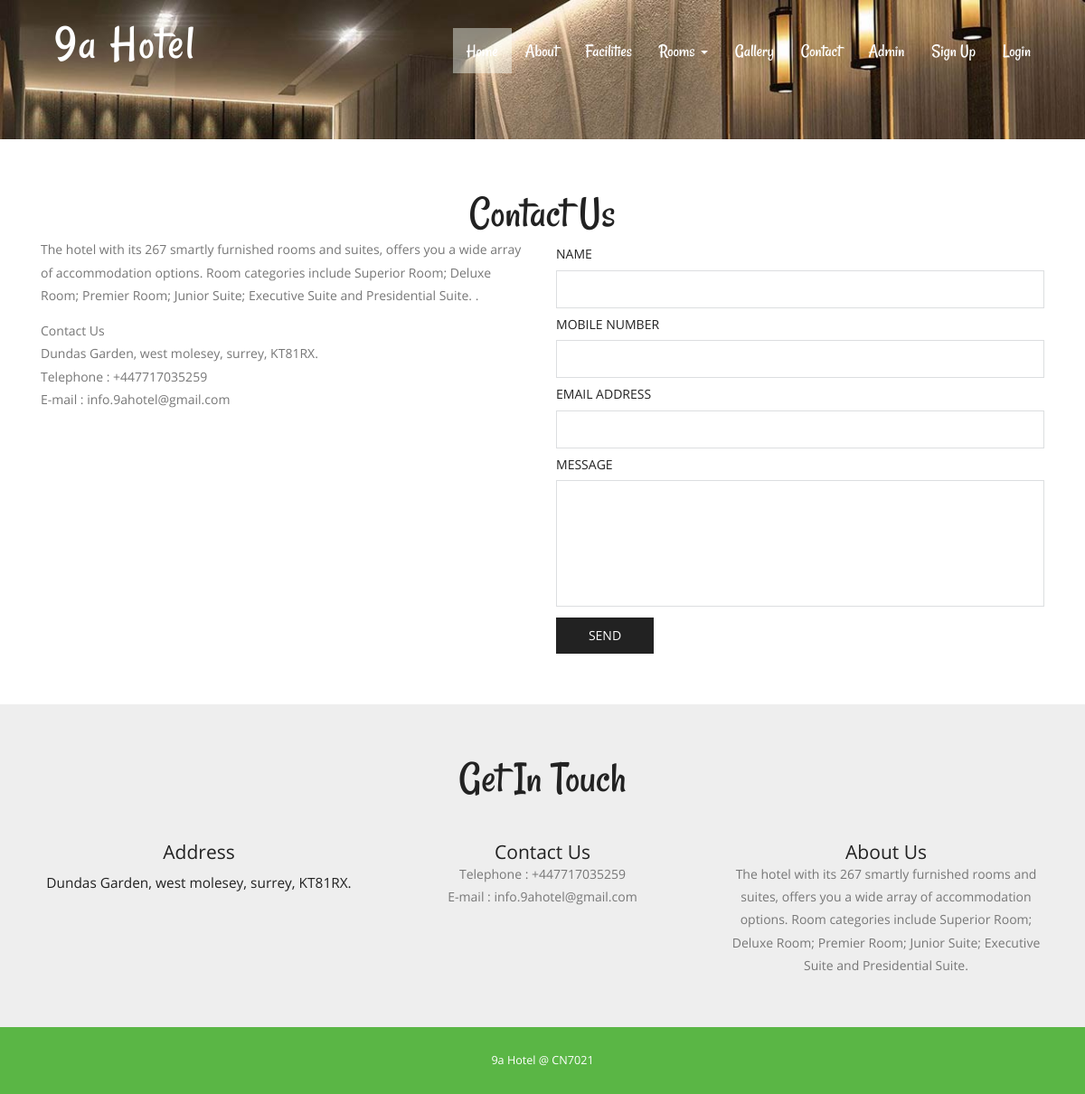
The page /contact.php on the database its author committed.
### tables this page shows
CREATE TABLE `tblpage` (
  `ID` int(10) NOT NULL,
  `PageType` varchar(120) DEFAULT NULL,
  `PageTitle` varchar(200) DEFAULT NULL,
  `PageDescription` mediumtext DEFAULT NULL,
  `Email` varchar(120) DEFAULT NULL,
  `MobileNumber` bigint(10) DEFAULT NULL,
  `UpdationDate` timestamp NULL DEFAULT NULL ON UPDATE current_timestamp()
);

### contact.php (the view, shortened to what this page needs)
<?php
include('includes/dbconnection.php');
?>
<!DOCTYPE HTML>
<html>
<head>
<link href="css/bootstrap.css" rel="stylesheet" type="text/css" media="all">
<link href="css/style.css" rel="stylesheet" type="text/css" media="all" />
</head>
<body>
			<div class="header head-top">
				<div class="container">
			<?php include_once('includes/header.php');?>
		</div>
</div>
			<div class="content">
				<div class="contact">
				<div class="container">
					<h2>contact us</h2>
				<div class="contact-grids">
					<div class="col-md-6 contact-left">
						<?php
$sql="SELECT * from tblpage where PageType='aboutus'";
$query = $dbh -> prepare($sql);
$query->execute();
$results=$query->fetchAll(PDO::FETCH_OBJ);
$cnt=1;
if($query->rowCount() > 0)
{
foreach($results as $row)
{               ?>
						<p><?php  echo htmlentities($row->PageDescription);?>.</p><?php $cnt=$cnt+1;}} ?>
						<?php
$sql="SELECT * from tblpage where PageType='contactus'";
$query = $dbh -> prepare($sql);
$query->execute();
$results=$query->fetchAll(PDO::FETCH_OBJ);
$cnt=1;
if($query->rowCount() > 0)
{
foreach($results as $row)
{               ?>
							<address>
								<p><?php  echo htmlentities($row->PageTitle);?></p>
								<p><?php  echo htmlentities($row->PageDescription);?></p>
								<p>Telephone : +<?php  echo htmlentities($row->MobileNumber);?></p>
								<p>E-mail : <?php  echo htmlentities($row->Email);?></p>
							</address><?php $cnt=$cnt+1;}} ?>
					</div>
						<div class="col-md-6 contact-right">
							<form method="post">
								<h5>Name</h5>
								<input type="text"  type="text" value="" name="name" required="true">
								<h5>Mobile Number</h5>
								<input type="text" name="phone" required="true" maxlength="10" pattern="[0-9]+">
								<h5>Email Address</h5>
								<input type="text" type="email" value="" name="email" required="true">
								<h5>Message</h5>
								 <textarea rows="10" name="message" required="true"></textarea>
								 <input type="submit" value="send" name="submit">
						 	 </form>
						</div>
						<div class="clearfix"></div>
					</div>
				</div>
			</div>
		<?php include_once('includes/getintouch.php');?>
			</div>
			<?php include_once('includes/footer.php');?>
</html>

### includes/getintouch.php
<div class="touch-section">
					<div class="container">
						<h3>get in touch</h3>
						<div class="touch-grids">
							<?php
$sql="SELECT * from tblpage where PageType='contactus'";
$query = $dbh -> prepare($sql);
$query->execute();
$results=$query->fetchAll(PDO::FETCH_OBJ);
$cnt=1;
if($query->rowCount() > 0)
{
foreach($results as $row)
{               ?>
							<div class="col-md-4 touch-grid">
								<h4>address</h4>
								<h5><?php  echo htmlentities($row->PageDescription);?></h5>
							</div>
							<div class="col-md-4 touch-grid">
								<h4>Contact Us</h4>
								<p>Telephone : +<?php  echo htmlentities($row->MobileNumber);?></p>
							<p>E-mail : <?php  echo htmlentities($row->Email);?></p>
							</div><?php $cnt=$cnt+1;}} ?>
							<div class="col-md-4 touch-grid">
								<?php
$sql="SELECT * from tblpage where PageType='aboutus'";
$query = $dbh -> prepare($sql);
$query->execute();
$results=$query->fetchAll(PDO::FETCH_OBJ);
$cnt=1;
if($query->rowCount() > 0)
{
foreach($results as $row)
{               ?>
							<h4><?php  echo htmlentities($row->PageTitle);?></h4>
								<p><?php  echo htmlentities($row->PageDescription);?></p>
							</div><?php $cnt=$cnt+1;}} ?>
							<div class="clearfix"></div>
						</div>
					</div>
					</div>

### css/style.css (style rules this page uses)
h1,h2,h3,h4,h5,h6 { padding:0 0; margin:0 0; }
p { padding:0 0; margin:0 0; }
body { padding:0 0; margin:0 0; font-family: 'OpenSans-Regular' }
.header { background:url(../images/banner1.jpg) no-repeat 0px 0px; background-size:cover; -webkit-background-size: cover; -moz-background-size: cover; -o-background-size: cover; -ms-background-size: cover; min-height:764px; padding-bottom: 4em; }
.touch-section { padding: 4em 0; text-align: center; background-color: #eee; }
.touch-grids { margin-top: 3em; }
.touch-grid h4 { font-size: 1.5em; color: #222; text-transform: capitalize; }
.touch-section h3 { font-size: 3.5em; text-transform: capitalize; font-family: 'Rancho-Regular'; color: #222; }
.touch-grid h5 { font-size: 1.1em; padding: 1em 0; color: #222; }
.touch-grid p { font-size: 1em; line-height: 1.8em; color: #777; }
.head-top { min-height: 115px !important; }
.contact { padding: 4em 0; }
.contact h2 { font-size: 3.5em; text-transform: capitalize; font-family: 'Rancho-Regular'; color: #222; text-align:center; }
.contact-left p { color: #777; font-size: 1em; line-height: 1.8em; }
address { margin: 1em 0 0; }
.contact-right h5 { font-size:1em; text-transform: uppercase; font-weight: 400; padding: 10px 0; color: #222; }
.contact-right input[type="text"] { width: 100%; padding: 10px 10px; font-size: 1em; outline: none; border: 1px solid #dcdee0; }
.contact-right textarea { width: 100%; padding: 10px 10px; font-size: 1em; height: 10em; resize: none; outline: none; border: 1px solid #dcdee0; }
.contact-right input[type="submit"] { width: 20%; font-size: 1em; text-transform: uppercase; background: #222; border: none; outline: none; margin-top: 0.5em; color: #fff; font-weight: 500; padding: 10px 0; }
@media (max-width:1440px) { .header { min-height: 679px; } }
@media (max-width:1366px) { .header { min-height: 652px; } }
@media (max-width:1280px) { .header { min-height: 602px; } }

### rows shown on the page
tblpage: PageDescription "The hotel with its 267 smartly furnished rooms and suites, offers you a wide array of accommodation options. Room categories include Superior Room; Deluxe Room; Premier Room; Junior Suite; Executive Suite and Presidential Suite.", PageTitle "About Us"
tblpage: PageTitle "Contact Us", PageDescription "Dundas Garden, west molesey, surrey, KT81RX.", MobileNumber "447717035259", Email "info.9ahotel@gmail.com"
